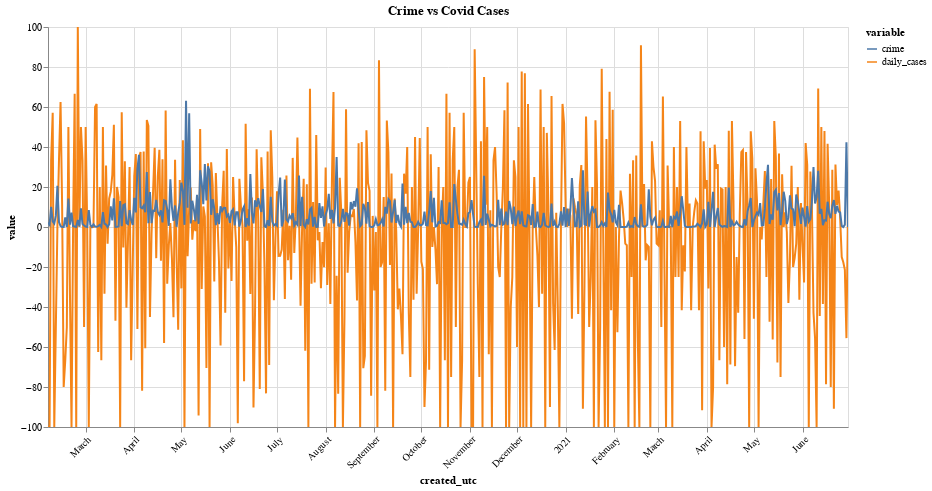

The code cell stored with this chart in its notebook:
### Code cell
selection = alt.selection_multi(fields=['variable'], bind='legend')

sentiment_trend = alt.Chart(crime_vs_covid, title='Crime vs Covid Cases').mark_line().encode(
        x=alt.X(
            "created_utc:T",
            axis=alt.Axis(title="created_utc")
        ),
        y='value',
        color='variable:N',
    ).properties(
        width=800,
        height=400
    ).configure_axisX(
        labelAngle=-45,
    ).interactive().add_selection(
        selection
    )

sentiment_trend

### Figure 1 — Vega-Lite specification as saved in the notebook (floating-point values rounded to 4 significant figures; data arrays with more than 128 entries replaced by an {"elided": "..."} marker saying what was removed)
{"config": {"view": {"continuousWidth": 400, "continuousHeight": 300}, "axisX": {"labelAngle": -45}}, "data": {"name": "data-9de3ad37a096a135144bb02bc31ac453"}, "mark": "line", "encoding": {"color": {"type": "nominal", "field": "variable"}, "x": {"type": "temporal", "axis": {"title": "created_utc"}, "field": "created_utc"}, "y": {"type": "quantitative", "field": "value"}}, "height": 400, "selection": {"selector111": {"type": "interval", "bind": "scales", "encodings": ["x", "y"]}, "selector110": {"type": "multi", "fields": ["variable"], "bind": "legend"}}, "title": "Crime vs Covid Cases", "width": 800, "$schema": "https://vega.github.io/schema/vega-lite/v4.8.1.json", "datasets": {"data-9de3ad37a096a135144bb02bc31ac453": {"elided": "1020 records"}}}
